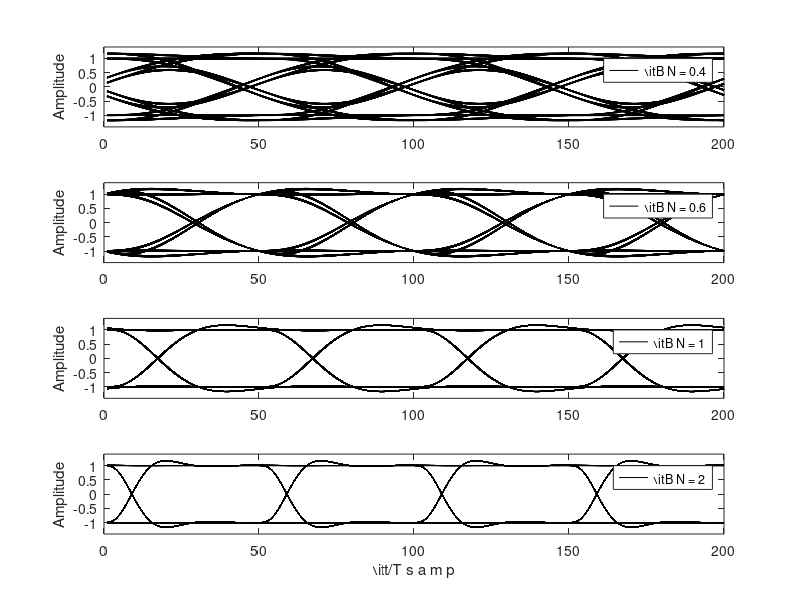

Here is the MATLAB script that generated this plot:
% File: c5ce2.m
clf
nsym = 1000; nsamp = 50; bw = [0.4 0.6 1 2];
for k = 1:4
lambda = bw(k);
[b,a] = butter(3,2*lambda/nsamp);
l = nsym*nsamp; % Total sequence length
y = zeros(1,l-nsamp+1); % Initalize output vector
x = 2*round(rand(1,nsym))-1; % Components of x = +1 or -1
for i = 1:nsym % Loop to generate info symbols
kk = (i-1)*nsamp+1;
y(kk) = x(i);
end
datavector = conv(y,ones(1,nsamp)); % Each symbol is nsamp long
filtout = filter(b, a, datavector);
datamatrix = reshape(filtout, 4*nsamp, nsym/4);
datamatrix1 = datamatrix(:, 6:(nsym/4));
subplot(4,1,k), plot(datamatrix1, 'k'), ylabel('Amplitude'), ...
axis([0 200 -1.4 1.4]), legend(['{∖itB N} = ', num2str(lambda)])
if k == 4
xlabel('{∖itt/T} s a m p')
end
end
% End of script file.